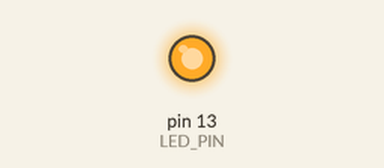
The sketch below on a simulated Arduino Uno, built with avr-gcc and run on an emulated ATmega328P. Parts: output pins drawn as LEDs (lit = HIGH). Sleep ends after the set time or at an interrupt; what the sketch prints to the serial monitor is not drawn.

Above: at 4.2 s.
At 12.3 s:
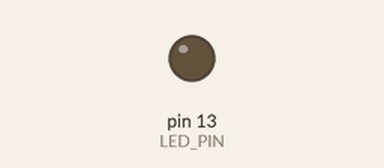
Timing chart, 0 to 21.5 s (numbered marks = the images above):
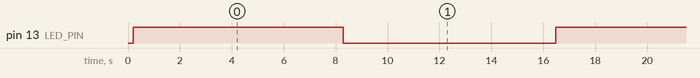

The sketch:

Sleeping_Arduino_-_Part_5.ino
```cpp
/*	From: http://donalmorrissey.blogspot.com/2010/04/putting-arduino-diecimila-to-sleep-part.html
	From: http://donalmorrissey.blogspot.com/2010/04/sleeping-arduino-part-5-wake-up-via.html

	Sleeping Arduino - Part 5
	Sketch for testing sleep mode with wake up on WDT
*/
#include <avr/sleep.h>
#include <avr/power.h>
#include <avr/wdt.h>

#define LED_PIN 13 //Built in LED on pin 13

volatile int f_wdt = 1;

/*********************************************************
 * Name: ISR(WDT_vect)									 *
 * Returns: Nothing										 *
 * Parameters: None 									 *
 * Description: Watchdog Interrupt Service. 			 *
 * 				This is executed when watchdog times out *
 ********************************************************/
 ISR(WDT_vect)
 {
 	if (f_wdt == 0)
 		f_wdt = 1;
 	else
 		Serial.println("WDT Overrun!");
 }

/*********************************************************
* Name: enterSleep 										 *
* Returns: Nothing 										 *
* Parameters: None 										 *
* Description: Enters Arduino into sleep mode 			 *
*********************************************************/
void enterSleep(void)
{
	//Set sleep mode to Power Down (lowest power consumption)
	set_sleep_mode(SLEEP_MODE_PWR_DOWN);
	//Allow Arduino to enter sleep mode
	sleep_enable();

	//Actually enter sleep mode
	sleep_mode();

	//The program will continue from here after the WDT timeout
	sleep_disable(); //First thing to do is disable sleep

	//Re-enable peripherals
	power_all_enable();
}

/*********************************************************
* Name: setup 											 *
* Returns: Nothing 										 *
* Parameters: None 										 *
* Description: Setup for serial comms and 				 *
* 			   the Watch dog timeout  					 *
*********************************************************/
void setup()
{
	Serial.begin(9600);
	Serial.println("Initializing...");
	delay(100); //Allow for serial print to complete

	pinMode(LED_PIN, OUTPUT);

	//Setup the WatchDog Timer//
	//Clear the reset flag
	MCUSR &= ~(1<<WDRF);

	//To change WDE or prescaler, need to set WDCE (This will allow updates for 4 clock cycles)
	WDTCSR |= (1<<WDCE) | (1<<WDE);

	//Set new watchdog timeout prescaler value
	WDTCSR = 1<<WDP0 | 1<<WDP3; //8.0 seconds

	//Enable the WD interrupt (note no reset)
	WDTCSR |= _BV(WDIE);

	Serial.println("Initialization complete");
	delay(100); //Wait for serial print to complete
}

/*********************************************************
* Name: loop 											 *
* Returns: Nothing 										 *
* Parameters: None 										 *
* Description: Main application loop 					 *
*********************************************************/
void loop()
{
	if (f_wdt == 1)
	{
		digitalWrite(LED_PIN, !digitalRead(LED_PIN)); //Toggle LED
		f_wdt = 0; //Clear flag

		//Re-enter sleep mode
		enterSleep();
	}
}
```

Measured:
- by itself, pin 13 (LED_PIN): alternates HIGH for 8.2 s and LOW for 8.2 s
